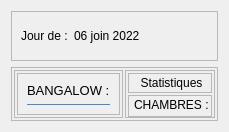
                     <widget class="QWidget" name="home">
                      <property name="styleSheet">
                       <string notr="true"/>
                      </property>
                      <layout class="QVBoxLayout" name="verticalLayout_22">
                       <item>
                        <widget class="QFrame" name="frame">
                         <property name="sizePolicy">
                          <sizepolicy hsizetype="Preferred" vsizetype="Fixed">
                           <horstretch>0</horstretch>
                           <verstretch>0</verstretch>
                          </sizepolicy>
                         </property>
                         <property name="minimumSize">
                          <size>
                           <width>0</width>
                           <height>50</height>
                          </size>
                         </property>
                         <property name="frameShape">
                          <enum>QFrame::StyledPanel</enum>
                         </property>
                         <property name="frameShadow">
                          <enum>QFrame::Raised</enum>
                         </property>
                         <layout class="QVBoxLayout" name="verticalLayout_23">
                          <item>
                           <layout class="QHBoxLayout" name="horizontalLayout_6">
                            <item>
                             <widget class="QLabel" name="label_2">
                              <property name="sizePolicy">
                               <sizepolicy hsizetype="Fixed" vsizetype="Preferred">
                                <horstretch>0</horstretch>
                                <verstretch>0</verstretch>
                               </sizepolicy>
                              </property>
                              <property name="text">
                               <string>Jour de :</string>
                              </property>
                             </widget>
                            </item>
                            <item>
                             <widget class="QLabel" name="label_3">
                              <property name="text">
                               <string>06 join 2022</string>
                              </property>
                             </widget>
                            </item>
                           </layout>
                          </item>
                         </layout>
                        </widget>
                       </item>
                       <item>
                        <widget class="QFrame" name="frame_2">
                         <property name="frameShape">
                          <enum>QFrame::StyledPanel</enum>
                         </property>
                         <property name="frameShadow">
                          <enum>QFrame::Raised</enum>
                         </property>
                         <layout class="QHBoxLayout" name="horizontalLayout_7">
                          <property name="spacing">
                           <number>2</number>
                          </property>
                          <property name="leftMargin">
                           <number>2</number>
                          </property>
                          <property name="topMargin">
                           <number>2</number>
                          </property>
                          <property name="rightMargin">
                           <number>2</number>
                          </property>
                          <property name="bottomMargin">
                           <number>2</number>
                          </property>
                          <item>
                           <widget class="QFrame" name="frame_4">
                            <property name="frameShape">
                             <enum>QFrame::StyledPanel</enum>
                            </property>
                            <property name="frameShadow">
                             <enum>QFrame::Raised</enum>
                            </property>
                            <layout class="QVBoxLayout" name="verticalLayout_24">
                             <property name="spacing">
                              <number>2</number>
                             </property>
                             <property name="leftMargin">
                              <number>2</number>
                             </property>
                             <property name="topMargin">
                              <number>2</number>
                             </property>
                             <property name="rightMargin">
                              <number>2</number>
                             </property>
                             <property name="bottomMargin">
                              <number>2</number>
                             </property>
                             <item>
                              <widget class="QFrame" name="frame_6">
                               <property name="frameShape">
                                <enum>QFrame::StyledPanel</enum>
                               </property>
                               <property name="frameShadow">
                                <enum>QFrame::Raised</enum>
                               </property>
                               <layout class="QVBoxLayout" name="verticalLayout_25">
                                <item>
                                 <widget class="QLabel" name="label_4">
                                  <property name="sizePolicy">
                                   <sizepolicy hsizetype="Preferred" vsizetype="Fixed">
                                    <horstretch>0</horstretch>
                                    <verstretch>0</verstretch>
                                   </sizepolicy>
                                  </property>
                                  <property name="font">
                                   <font>
                                    <family>Segoe UI</family>
                                    <pointsize>10</pointsize>
                                    <weight>50</weight>
                                    <italic>false</italic>
                                    <bold>false</bold>
                                   </font>
                                  </property>
                                  <property name="text">
                                   <string>BANGALOW :</string>
                                  </property>
                                 </widget>
                                </item>
                                <item>
                                 <widget class="QFrame" name="frame_7">
                                  <property name="styleSheet">
                                   <string notr="true">background-color: #6283A4;
border-radius : 5px;
border-color: #243E5B;</string>
                                  </property>
                                  <property name="frameShape">
                                   <enum>QFrame::StyledPanel</enum>
                                  </property>
                                  <property name="frameShadow">
                                   <enum>QFrame::Raised</enum>
                                  </property>
                                 </widget>
                                </item>
                               </layout>
                              </widget>
                             </item>
                            </layout>
                           </widget>
                          </item>
                          <item>
                           <widget class="QFrame" name="frame_3">
                            <property name="frameShape">
                             <enum>QFrame::StyledPanel</enum>
                            </property>
                            <property name="frameShadow">
                             <enum>QFrame::Raised</enum>
                            </property>
                            <layout class="QVBoxLayout" name="verticalLayout_27">
                             <property name="spacing">
                              <number>2</number>
                             </property>
                             <property name="leftMargin">
                              <number>2</number>
                             </property>
                             <property name="topMargin">
                              <number>2</number>
                             </property>
                             <property name="rightMargin">
                              <number>2</number>
                             </property>
                             <property name="bottomMargin">
                              <number>0</number>
                             </property>
                             <item>
                              <widget class="QFrame" name="frame_9">
                               <property name="maximumSize">
                                <size>
                                 <width>16777215</width>
                                 <height>200</height>
                                </size>
                               </property>
                               <property name="frameShape">
                                <enum>QFrame::StyledPanel</enum>
                               </property>
                               <property name="frameShadow">
                                <enum>QFrame::Raised</enum>
                               </property>
                               <layout class="QVBoxLayout" name="verticalLayout_28">
                                <property name="spacing">
                                 <number>0</number>
                                </property>
                                <property name="leftMargin">
                                 <number>5</number>
                                </property>
                                <property name="topMargin">
                                 <number>2</number>
                                </property>
                                <property name="rightMargin">
                                 <number>2</number>
                                </property>
                                <property name="bottomMargin">
                                 <number>2</number>
                                </property>
                                <item>
                                 <widget class="QLabel" name="label_6">
                                  <property name="sizePolicy">
                                   <sizepolicy hsizetype="Preferred" vsizetype="Fixed">
                                    <horstretch>0</horstretch>
                                    <verstretch>0</verstretch>
                                   </sizepolicy>
                                  </property>
                                  <property name="text">
                                   <string>Statistiques</string>
                                  </property>
                                  <property name="alignment">
                                   <set>Qt::AlignHCenter|Qt::AlignTop</set>
                                  </property>
                                 </widget>
                                </item>
                                <item>
                                 <widget class="QFrame" name="frame_11">
                                  <property name="maximumSize">
                                   <size>
                                    <width>16777215</width>
                                    <height>150</height>
                                   </size>
                                  </property>
                                  <property name="styleSheet">
                                   <string notr="true">background-color: #BCD1D6;
border-radius : 5px;
border-color: #243E5B;</string>
                                  </property>
                                  <property name="frameShape">
                                   <enum>QFrame::StyledPanel</enum>
                                  </property>
                                  <property name="frameShadow">
                                   <enum>QFrame::Raised</enum>
                                  </property>
                                 </widget>
                                </item>
                               </layout>
                              </widget>
                             </item>
                             <item>
                              <widget class="QFrame" name="frame_10">
                               <property name="frameShape">
                                <enum>QFrame::StyledPanel</enum>
                               </property>
                               <property name="frameShadow">
                                <enum>QFrame::Raised</enum>
                               </property>
                               <layout class="QVBoxLayout" name="verticalLayout_29">
                                <property name="spacing">
                                 <number>2</number>
                                </property>
                                <property name="leftMargin">
                                 <number>5</number>
                                </property>
                                <property name="topMargin">
                                 <number>2</number>
                                </property>
                                <property name="rightMargin">
                                 <number>2</number>
                                </property>
                                <property name="bottomMargin">
                                 <number>2</number>
                                </property>
                                <item>
                                 <widget class="QLabel" name="label_5">
                                  <property name="sizePolicy">
                                   <sizepolicy hsizetype="Preferred" vsizetype="Fixed">
                                    <horstretch>0</horstretch>
                                    <verstretch>0</verstretch>
                                   </sizepolicy>
                                  </property>
                                  <property name="text">
                                   <string>CHAMBRES :</string>
                                  </property>
                                 </widget>
                                </item>
                                <item>
                                 <widget class="QFrame" name="frame_8">
                                  <property name="styleSheet">
                                   <string notr="true">background-color: #6283A4;
border-radius : 5px;
border-color: #243E5B;</string>
                                  </property>
                                  <property name="frameShape">
                                   <enum>QFrame::StyledPanel</enum>
                                  </property>
                                  <property name="frameShadow">
                                   <enum>QFrame::Raised</enum>
                                  </property>
                                 </widget>
                                </item>
                               </layout>
                              </widget>
                             </item>
                            </layout>
                           </widget>
                          </item>
                         </layout>
                        </widget>
                       </item>
                      </layout>
                     </widget>
